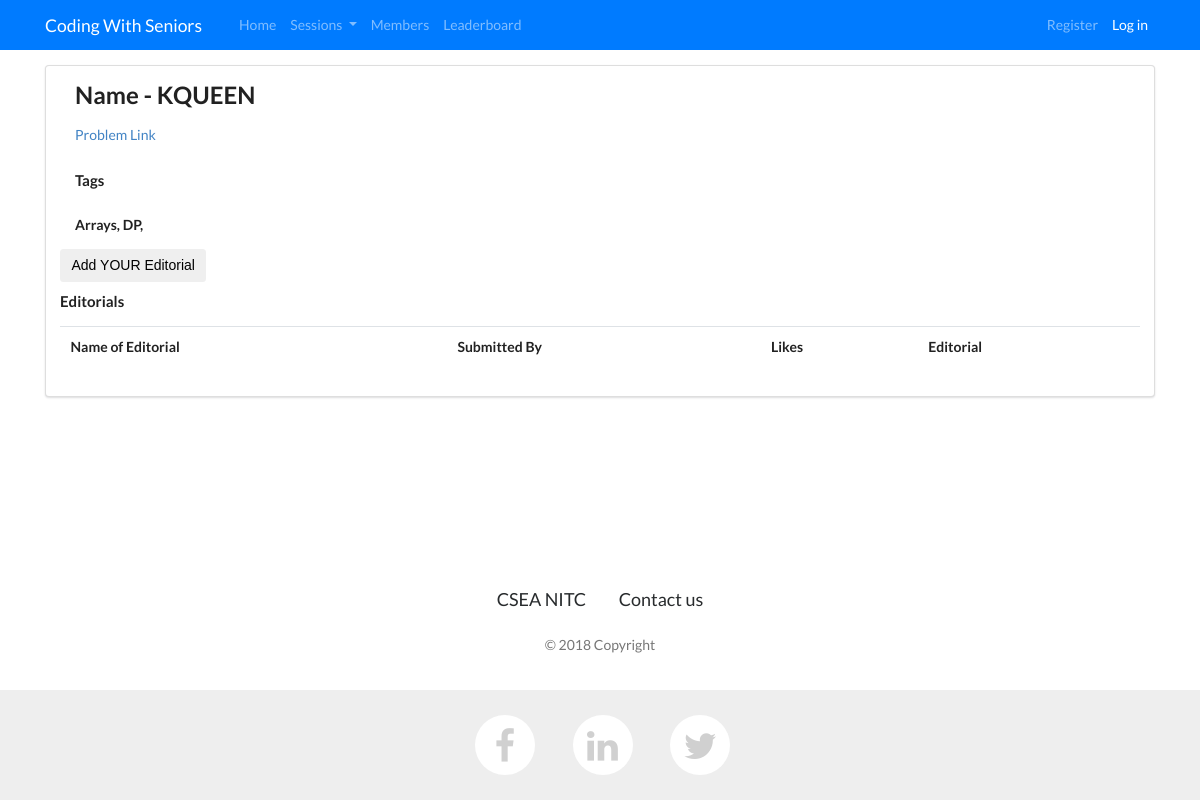
Before: /events/problems/KQUEEN with the older database file.
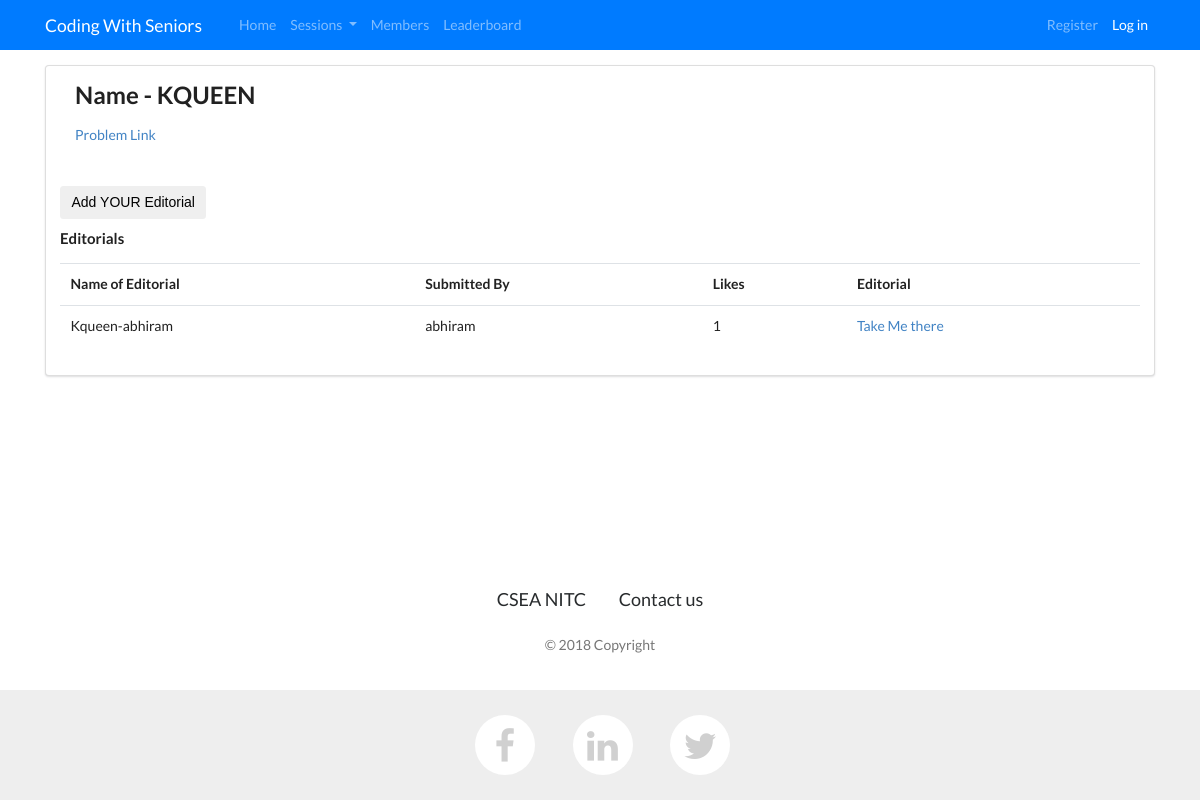
After: the same page with the newer database file.
### events/models.py (models this page shows, shortened)
class Problem(models.Model):
    name=models.CharField(max_length=255, blank=False, null=True,unique=True)
    url_problem=models.URLField(blank=False, null=True)
    solution=models.CharField(max_length=255, blank=True, null=True)
    url_solution=models.URLField(blank=True, null=True)
    session=models.ForeignKey(Session,on_delete=models.CASCADE)
    tags=models.ManyToManyField(Tags,blank=True)

class Tags(models.Model):
    type=models.CharField(max_length=255,blank=False, null=True)

class Editorial(models.Model):
    name=models.CharField(max_length=255, blank=False, null=True,unique=True)
    user_submitted=models.ForeignKey(UserProfile,on_delete=models.CASCADE)
    problem=models.ForeignKey(Problem,on_delete=models.CASCADE)
    solution=models.TextField(blank=False,null=True)
    solution_url=models.URLField(blank=True,null=True)
    liked_users=models.ManyToManyField(User,blank=True)

### user_profile/models.py (models this page shows)
class UserProfile(models.Model):
    user_info= models.OneToOneField(User, on_delete=models.CASCADE)
    display_name=models.CharField(max_length=255, blank=True, null=True,unique=True)
    display_pic = models.URLField(default="https://cdn4.iconfinder.com/data/icons/ui-standard/96/People-512.png")
    reg_number=models.CharField(max_length=255, blank=True, null=True,unique=True)
    bio=models.CharField(max_length=255, blank=True, null=True)
    rating_change=models.IntegerField(default=0)
    normalized_rating=models.PositiveIntegerField(default=1200)
    def __str__(self) -> str:
        return str(self.user_info)

### events/views.py (the view)
# urls.py: path('problems/<str:problem_name>',views.view_problem, name="view_problem"),
def view_problem(request: HttpRequest,problem_name:str) -> HttpResponse:
    try:
        problem=Problem.objects.get(name=problem_name)
        editorialset=Editorial.objects.filter(problem=problem).order_by()
        tags=problem.tags.all()
    except:
        messages.add_message(request, messages.ERROR, 'Error Contact Admin')
    return render(request,'events/problem.html',locals())

### events/templates/events/problem.html (shortened to what this page needs)
{% extends "layout.html" %}
{% load staticfiles %}
{% block css %}
    <link href="//cdnjs.cloudflare.com/ajax/libs/semantic-ui/2.2.10/semantic.min.css" rel="stylesheet" id="bootstrap-css">
{% endblock %}
{% block body %}
    <div class="ui segment">
    <div class="ui container">
    <div class="row" style="margin-bottom: 15px">
        <div class="col">
            <h2> Name - {{ problem.name }}</h2>
            <a href="{{ problem.url_problem }}">Problem Link</a>
            {% if tags %}
            <h4>Tags</h4>
            {% endif %}
            <h5>
                {% for item in tags %}
                    {{ item.type }},
                {% endfor %}
            </h5>
        </div>
    </div>
    <div class="row" style="margin-bottom: 10px">
        <a href="/events/add_editorial/{{ problem.name }}"><button class="btn btn-default">Add YOUR Editorial</button></a>
    </div>
    <div class="row">
        <h4>Editorials</h4>
         <table class="table table-hover test">
        <tr>
            <th>Name of Editorial</th>
            <th>Submitted By </th>
            <th>Likes</th>
            <th>Editorial</th>
        </tr>
        {% for item in editorialset  %}
        <tr>
            <td>{{ item.name }}</td>
            <td>{{ item.user_submitted }}</td>
            <td>{{ item.liked_users.count }}</td>
            <td><a href="/events/editorials/{{ item.name }}">Take Me there</a></td>
        </tr>
        {% endfor %}
    </table>
    </div>
    </div>
    </div>
{% endblock %}

Changed rows visible on the page:
removed Tags: type "Arrays"
removed Tags: type "DP"
added Editorial: name "Kqueen-abhiram", user_submitted "abhiram", liked_users.count "1"
Other visible differences:
text no longer shown: "Tags"
